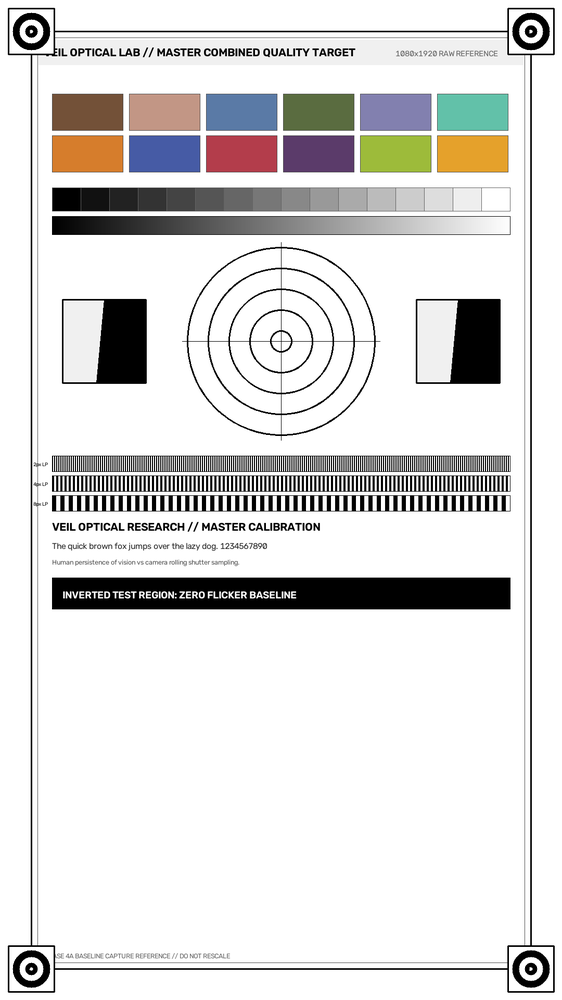
#> input picture research/optical-capture/datasets/audit_verification/audit_source_original.png, 562 x 1000 px, shrunk from 1080 x 1920 before the run
$ python -i image_alignment.py   (imports and definitions only)
#> lines starting #> are read from the running program, lines starting #| are printed output that depends on the picture; after the words box and inside, x2 and y2 are one past the last pixel; in counts of white or black regions, pixels touching at a corner belong together
#!/usr/bin/env python3
"""
image_alignment.py - Perspective Distortion Correction and Homography Alignment

Detects 4-corner calibration fiducials in photographs of mobile screens taken by Phone B,
computes the perspective homography transformation, and registers the captured image
to the exact coordinate space of the reference test chart.
Supports automatic fiducial detection with manual coordinate fallback.
"""

from dataclasses import dataclass, field
from typing import List, Tuple, Optional, Dict, Any
import numpy as np
import cv2


@dataclass
class AlignmentResult:
    success: bool
    aligned_image: Optional[np.ndarray]
    transform_matrix: Optional[List[List[float]]]
    detected_corners: Optional[List[Tuple[float, float]]]
    reference_corners: List[Tuple[float, float]]
    method: str
    rotation_degrees: float = 0.0
    scale_factor: float = 1.0
    warnings: List[str] = field(default_factory=list)


# [14 lines left out: function order_quad_points, not called in this run]


def find_fiducial_centers_in_quadrants(gray: np.ndarray) -> Optional[np.ndarray]:
    """
    Locates the 4 bullseye fiducial marker centers by partitioning the image into 4 quadrants
    and finding concentric circular contours or strong Harris/Shi-Tomasi corners.
    """
    h, w = gray.shape
#> h = 1000; w = 562
    quadrants = [
        ("TL", (0, 0, w // 2, h // 2)),
        ("TR", (w // 2, 0, w, h // 2)),
        ("BR", (w // 2, h // 2, w, h)),
        ("BL", (0, h // 2, w // 2, h))
    ]

    found_centers = []

    # Preprocessing: adaptive thresholding to isolate marker shapes
    blurred = cv2.GaussianBlur(gray, (5, 5), 0)
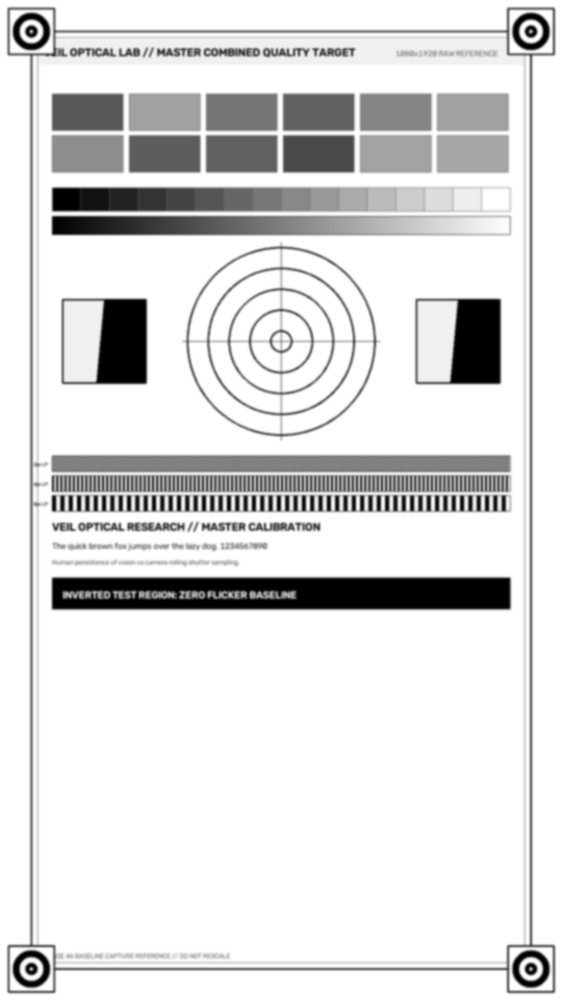
#> blurred: shape (1000, 562); min 0, max 255, mean 220
    thresh = cv2.adaptiveThreshold(
        blurred, 255, cv2.ADAPTIVE_THRESH_GAUSSIAN_C, cv2.THRESH_BINARY_INV, 25, 7
    )
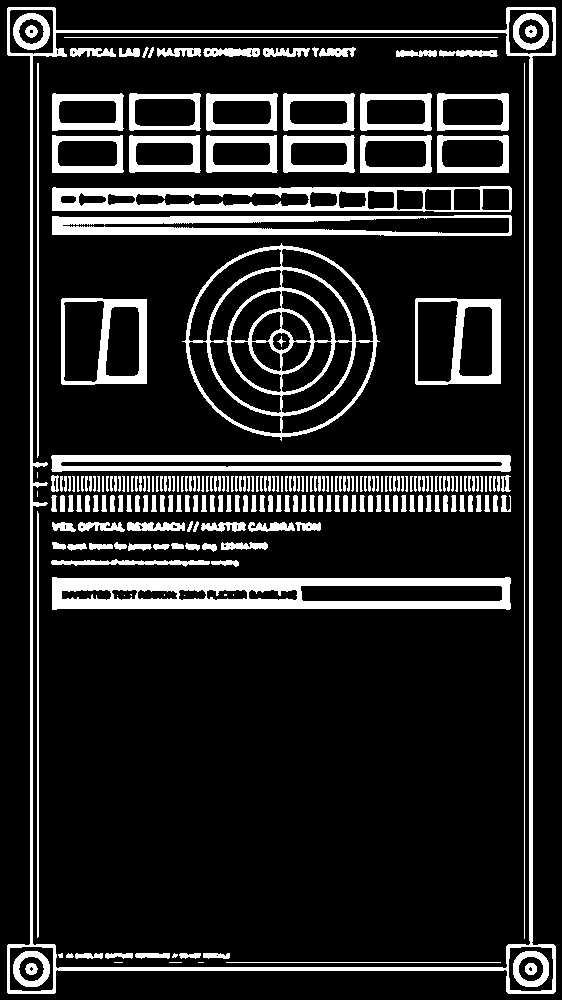
#> thresh: shape (1000, 562); 15.2% white; 248 white regions (13 under 20 px), largest, box (x1, y1, x2, y2) and area: (7, 7, 556, 994) 11964, (52, 577, 511, 610) 9493, (182, 243, 380, 441) 6628

    for quad_name, (qx1, qy1, qx2, qy2) in quadrants:
        quad_thresh = thresh[qy1:qy2, qx1:qx2]
        quad_gray = gray[qy1:qy2, qx1:qx2]

        # Method A: Concentric circular contour hierarchy search
        contours, hierarchy = cv2.findContours(quad_thresh, cv2.RETR_TREE, cv2.CHAIN_APPROX_SIMPLE)
        best_candidate = None
        min_dist_to_corner = float('inf')

        # Target corner point for this quadrant
        target_corner = {
            "TL": (0, 0),
            "TR": (qx2 - qx1, 0),
            "BR": (qx2 - qx1, qy2 - qy1),
            "BL": (0, qy2 - qy1)
        }[quad_name]

        if hierarchy is not None and len(contours) > 0:
            for idx, c in enumerate(contours):
                area = cv2.contourArea(c)
                # Check for reasonable fiducial size relative to image dimensions
                if area < 80 or area > (w * h * 0.05):
                    continue
                perimeter = cv2.arcLength(c, True)
                if perimeter == 0:
                    continue
                circularity = 4 * np.pi * area / (perimeter * perimeter)
                # If circular enough
                if circularity > 0.65:
                    M = cv2.moments(c)
                    if M["m00"] != 0:
                        cx = int(M["m10"] / M["m00"])
                        cy = int(M["m01"] / M["m00"])
                        # Check distance from the outer corner (fiducials are near the margins)
                        dist = np.hypot(cx - target_corner[0], cy - target_corner[1])
                        if dist < min_dist_to_corner:
                            min_dist_to_corner = dist
                            best_candidate = (qx1 + cx, qy1 + cy)

        # Method B Fallback: Hough Circles in this quadrant
        if best_candidate is None:
            circles = cv2.HoughCircles(
                quad_gray, cv2.HOUGH_GRADIENT, dp=1.2, minDist=30,
                param1=100, param2=30, minRadius=10, maxRadius=100
            )
            if circles is not None and len(circles) > 0:
                circles = np.round(circles[0, :]).astype("int")
                for (cx, cy, r) in circles:
                    dist = np.hypot(cx - target_corner[0], cy - target_corner[1])
                    if dist < min_dist_to_corner:
                        min_dist_to_corner = dist
                        best_candidate = (qx1 + cx, qy1 + cy)

        if best_candidate is not None:
            found_centers.append(best_candidate)
#> this loop made 4 passes
#> pass 1, in find_fiducial_centers_in_quadrants, `quad_thresh = thresh[qy1:qy2, qx1:qx2]`:
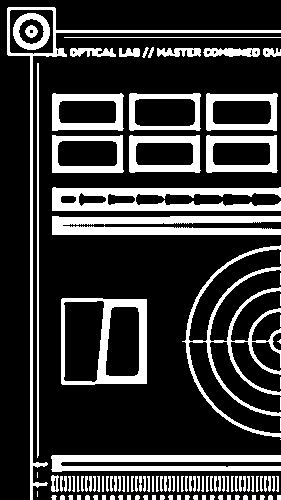
#> quad_thresh: shape (500, 281); 22.3% white; 116 white regions (11 under 20 px), largest, box (x1, y1, x2, y2) and area: (52, 187, 281, 211) 3470, (52, 216, 281, 235) 3392, (182, 245, 281, 438) 3165
#> pass 1, in find_fiducial_centers_in_quadrants, `quad_gray = gray[qy1:qy2, qx1:qx2]`:
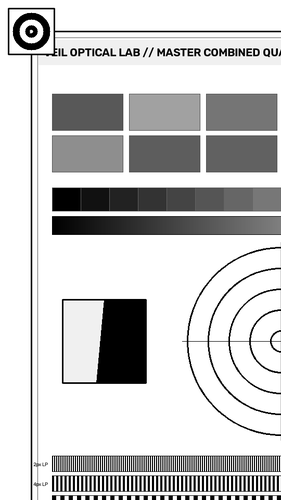
#> quad_gray: shape (500, 281); min 0, max 255, mean 200.5
#> pass 2, in find_fiducial_centers_in_quadrants, `quad_gray = gray[qy1:qy2, qx1:qx2]`:
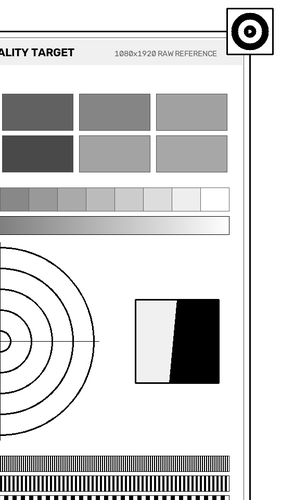
#> quad_gray: shape (500, 281); min 0, max 255, mean 211.3
#> after the loop:
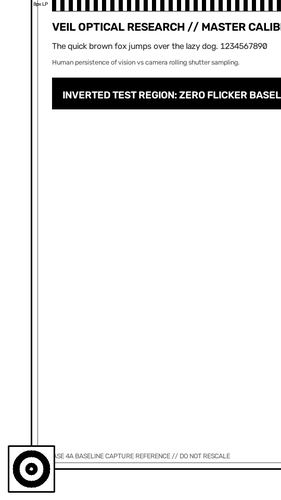
#> quad_gray: shape (500, 281); min 0, max 255, mean 233.4
#> after the loop:
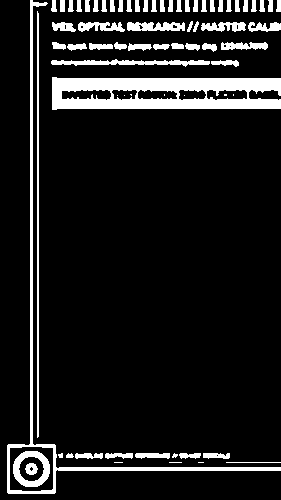
#> quad_thresh: shape (500, 281); 11.1% white; 71 white regions (11 under 20 px), largest, box (x1, y1, x2, y2) and area: (52, 77, 281, 110) 5504, (7, 0, 281, 494) 2883, (37, 11, 39, 438) 851
#> after the loop, found_centers = [(30, 31), (530, 31), (530, 968), (30, 968)]

    if len(found_centers) == 4:
        return np.array(found_centers, dtype=np.float32)
    return None


# [98 lines left out: function align_capture_to_reference, not called in this run]

>>> import cv2
>>> picture = cv2.imread('../datasets/audit_verification/audit_source_original.png', cv2.IMREAD_GRAYSCALE)
>>> result = find_fiducial_centers_in_quadrants(picture)
#> result = [[30, 31], [530, 31], [530, 968], [30, 968]]

$ run again, on research/optical-capture/datasets/audit_verification/audit_spatial_horizontal_lines.png
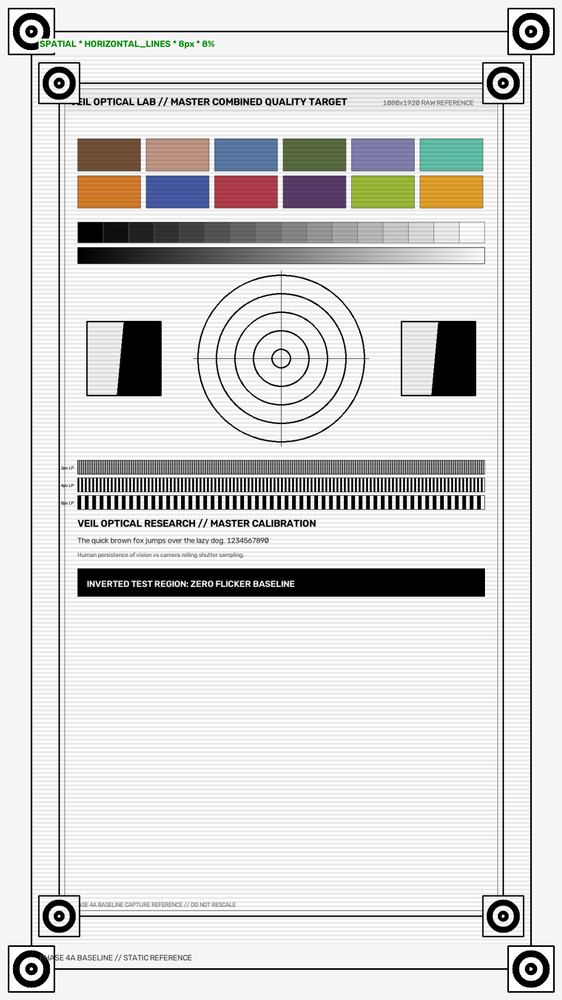
#> input picture research/optical-capture/datasets/audit_verification/audit_spatial_horizontal_lines.png, 562 x 1000 px, shrunk from 1080 x 1920 before the run
#> thresh: shape (1000, 562); 15.6% white; 618 white regions (375 under 20 px), largest, box (x1, y1, x2, y2) and area: (7, 7, 556, 994) 11688, (37, 61, 525, 938) 10858, (77, 568, 485, 597) 7914
#> the loop in find_fiducial_centers_in_quadrants, `for quad_name, (qx1, qy1, qx2, qy2) in quadrants:` made 4 passes
#> pass 1, in find_fiducial_centers_in_quadrants, `quad_gray = gray[qy1:qy2, qx1:qx2]`:
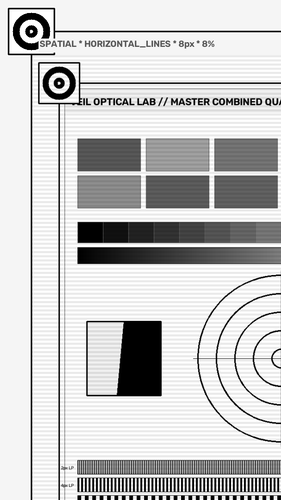
#> quad_gray: shape (500, 281); min 0, max 255, mean 199.2
#> after the loop in find_fiducial_centers_in_quadrants, `for quad_name, (qx1, qy1, qx2, qy2) in quadrants:`:
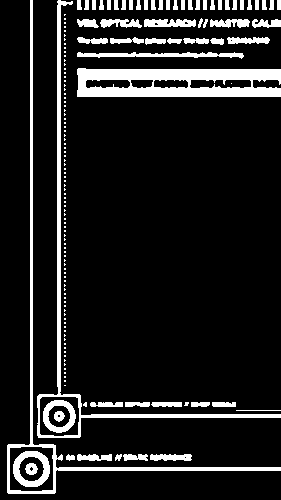
#> quad_thresh: shape (500, 281); 12.1% white; 154 white regions (93 under 20 px), largest, box (x1, y1, x2, y2) and area: (77, 68, 281, 97) 4399, (7, 0, 281, 494) 2851, (37, 0, 281, 438) 2848
#> after the loop in find_fiducial_centers_in_quadrants, `for quad_name, (qx1, qy1, qx2, qy2) in quadrants:`: found_centers = [(31, 31), (530, 31), (530, 968), (30, 968)]
#> result = [[31, 31], [530, 31], [530, 968], [30, 968]]
